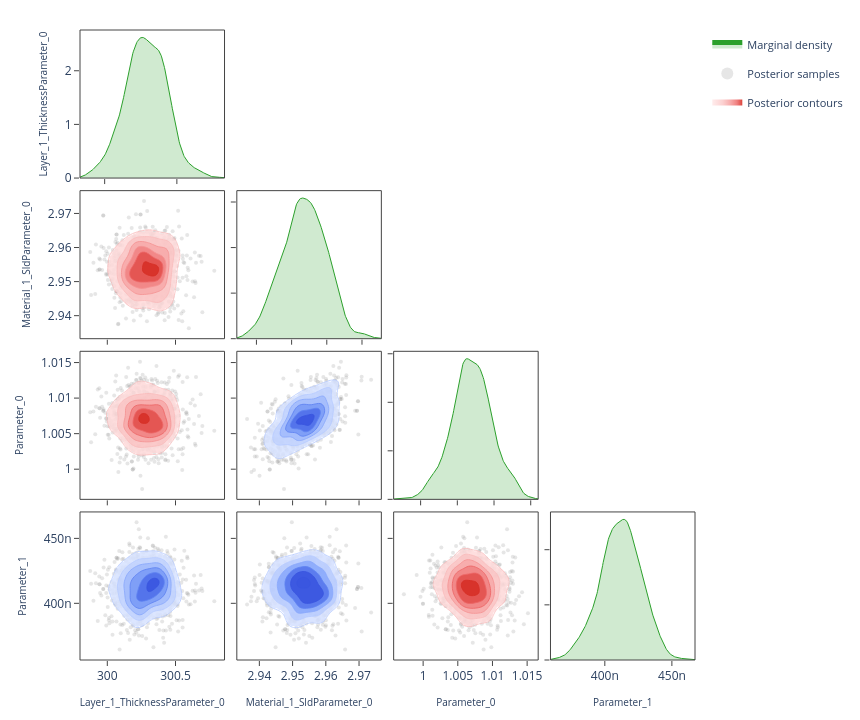

The code cell stored with this chart in its notebook:
### Code cell
# ---- Corner plot ------------------------------------------------------------
# Pairwise correlations: marginal density on the diagonal, scatter samples
# and 2-D contours on the lower triangle.  Mirrors the "Corner Plot" sub-tab.

fig = plot_corner(posterior.draws, posterior.param_names)
fig.show()

### Figure 1 — Plotly figure (JSON) as saved in the notebook; plotly's stock layout.template omitted (floating-point values rounded to 4 significant figures; data arrays with more than 128 entries replaced by an {"elided": "..."} marker saying what was removed)
{"data": [{"fill": "tozeroy", "fillcolor": "rgba(44, 160, 44, 0.22)", "hoverinfo": "skip", "legendgroup": "marginal", "line": {"color": "rgb(44, 160, 44)", "width": 1}, "mode": "lines", "name": "Marginal density", "showlegend": true, "type": "scatter", "x": {"elided": "256 float values"}, "xaxis": "x", "y": {"elided": "256 float values"}, "yaxis": "y"}, {"hoverinfo": "skip", "legendgroup": "scatter", "marker": {"color": "rgba(140, 140, 140, 0.22)", "size": 4}, "mode": "markers", "name": "Posterior samples", "showlegend": true, "type": "scatter", "x": {"elided": "800 float values"}, "xaxis": "x5", "y": {"elided": "800 float values"}, "yaxis": "y5", "zorder": 0}, {"colorscale": [[0.0, "rgba(255, 224, 224, 0.62)"], [0.35, "rgba(250, 188, 188, 0.70)"], [0.6, "rgba(245, 148, 148, 0.78)"], [0.82, "rgba(237, 104, 104, 0.84)"], [1.0, "rgba(215, 48, 39, 0.90)"]], "connectgaps": false, "contours": {"coloring": "fill", "end": 152.9, "showlabels": false, "showlines": false, "size": 24.14, "start": 32.19}, "hoverinfo": "skip", "legendgroup": "contour", "name": "Posterior contours", "showlegend": true, "showscale": false, "type": "contour", "x": [299.8, 299.8, 299.9, 299.9, 299.9, 299.9, 299.9, 299.9, 299.9, 299.9, 300.0, 300.0, 300.0, 300.0, 300.0, 300.0, 300.0, 300.0, 300.1, 300.1, 300.1, 300.1, 300.1, 300.1, 300.1, 300.1, 300.2, 300.2, 300.2, 300.2, 300.2, 300.2, 300.2, 300.2, 300.3, 300.3, 300.3, 300.3, 300.3, 300.3, 300.3, 300.3, 300.4, 300.4, 300.4, 300.4, 300.4, 300.4, 300.4, 300.4, 300.5, 300.5, 300.5, 300.5, 300.5, 300.5, 300.5, 300.6, 300.6, 300.6, 300.6, 300.6, 300.6, 300.6, 300.6, 300.7, 300.7, 300.7, 300.7, 300.7, 300.7, 300.7, 300.7, 300.8, 300.8, 300.8, 300.8, 300.8, 300.8, 300.8], "xaxis": "x5", "y": [2.934, 2.935, 2.935, 2.936, 2.937, 2.937, 2.938, 2.938, 2.939, 2.939, 2.94, 2.94, 2.941, 2.941, 2.942, 2.942, 2.943, 2.943, 2.944, 2.944, 2.945, 2.945, 2.946, 2.946, 2.947, 2.947, 2.948, 2.948, 2.949, 2.95, 2.95, 2.951, 2.951, 2.952, 2.952, 2.953, 2.953, 2.954, 2.954, 2.955, 2.955, 2.956, 2.956, 2.957, 2.957, 2.958, 2.958, 2.959, 2.959, 2.96, 2.96, 2.961, 2.961, 2.962, 2.963, 2.963, 2.964, 2.964, 2.965, 2.965, 2.966, 2.966, 2.967, 2.967, 2.968, 2.968, 2.969, 2.969, 2.97, 2.97, 2.971, 2.971, 2.972, 2.972, 2.973, 2.973, 2.974, 2.974, 2.975, 2.976], "yaxis": "y5", "z": {"elided": "80x80 float values"}, "zmax": 152.9, "zmin": 32.19, "zorder": 1}, {"colorscale": [[0.0, "rgba(250, 188, 188, 0.94)"], [0.35, "rgba(250, 188, 188, 0.94)"], [0.35, "rgba(245, 148, 148, 0.95)"], [0.6, "rgba(245, 148, 148, 0.95)"], [0.6, "rgba(237, 104, 104, 0.96)"], [0.82, "rgba(237, 104, 104, 0.96)"], [0.82, "rgba(215, 48, 39, 0.98)"], [1.0, "rgba(215, 48, 39, 0.98)"]], "contours": {"coloring": "lines", "end": 152.9, "showlabels": false, "size": 24.14, "start": 32.19}, "hoverinfo": "skip", "legendgroup": "contour", "line": {"width": 0.9}, "showlegend": false, "showscale": false, "type": "contour", "x": [299.8, 299.8, 299.9, 299.9, 299.9, 299.9, 299.9, 299.9, 299.9, 299.9, 300.0, 300.0, 300.0, 300.0, 300.0, 300.0, 300.0, 300.0, 300.1, 300.1, 300.1, 300.1, 300.1, 300.1, 300.1, 300.1, 300.2, 300.2, 300.2, 300.2, 300.2, 300.2, 300.2, 300.2, 300.3, 300.3, 300.3, 300.3, 300.3, 300.3, 300.3, 300.3, 300.4, 300.4, 300.4, 300.4, 300.4, 300.4, 300.4, 300.4, 300.5, 300.5, 300.5, 300.5, 300.5, 300.5, 300.5, 300.6, 300.6, 300.6, 300.6, 300.6, 300.6, 300.6, 300.6, 300.7, 300.7, 300.7, 300.7, 300.7, 300.7, 300.7, 300.7, 300.8, 300.8, 300.8, 300.8, 300.8, 300.8, 300.8], "xaxis": "x5", "y": [2.934, 2.935, 2.935, 2.936, 2.937, 2.937, 2.938, 2.938, 2.939, 2.939, 2.94, 2.94, 2.941, 2.941, 2.942, 2.942, 2.943, 2.943, 2.944, 2.944, 2.945, 2.945, 2.946, 2.946, 2.947, 2.947, 2.948, 2.948, 2.949, 2.95, 2.95, 2.951, 2.951, 2.952, 2.952, 2.953, 2.953, 2.954, 2.954, 2.955, 2.955, 2.956, 2.956, 2.957, 2.957, 2.958, 2.958, 2.959, 2.959, 2.96, 2.96, 2.961, 2.961, 2.962, 2.963, 2.963, 2.964, 2.964, 2.965, 2.965, 2.966, 2.966, 2.967, 2.967, 2.968, 2.968, 2.969, 2.969, 2.97, 2.97, 2.971, 2.971, 2.972, 2.972, 2.973, 2.973, 2.974, 2.974, 2.975, 2.976], "yaxis": "y5", "z": {"elided": "80x80 float values"}, "zmax": 152.9, "zmin": 32.19, "zorder": 2}, {"fill": "tozeroy", "fillcolor": "rgba(44, 160, 44, 0.22)", "hoverinfo": "skip", "legendgroup": "marginal", "line": {"color": "rgb(44, 160, 44)", "width": 1}, "mode": "lines", "name": "Marginal density", "showlegend": false, "type": "scatter", "x": {"elided": "256 float values"}, "xaxis": "x6", "y": {"elided": "256 float values"}, "yaxis": "y6"}, {"hoverinfo": "skip", "legendgroup": "scatter", "marker": {"color": "rgba(140, 140, 140, 0.22)", "size": 4}, "mode": "markers", "name": "Posterior samples", "showlegend": false, "type": "scatter", "x": {"elided": "800 float values"}, "xaxis": "x9", "y": {"elided": "800 float values"}, "yaxis": "y9", "zorder": 0}, {"colorscale": [[0.0, "rgba(255, 224, 224, 0.62)"], [0.35, "rgba(250, 188, 188, 0.70)"], [0.6, "rgba(245, 148, 148, 0.78)"], [0.82, "rgba(237, 104, 104, 0.84)"], [1.0, "rgba(215, 48, 39, 0.90)"]], "connectgaps": false, "contours": {"coloring": "fill", "end": 366.6, "showlabels": false, "showlines": false, "size": 57.88, "start": 77.17}, "hoverinfo": "skip", "legendgroup": "contour", "name": "Posterior contours", "showlegend": false, "showscale": false, "type": "contour", "x": [299.8, 299.8, 299.9, 299.9, 299.9, 299.9, 299.9, 299.9, 299.9, 299.9, 300.0, 300.0, 300.0, 300.0, 300.0, 300.0, 300.0, 300.0, 300.1, 300.1, 300.1, 300.1, 300.1, 300.1, 300.1, 300.1, 300.2, 300.2, 300.2, 300.2, 300.2, 300.2, 300.2, 300.2, 300.3, 300.3, 300.3, 300.3, 300.3, 300.3, 300.3, 300.3, 300.4, 300.4, 300.4, 300.4, 300.4, 300.4, 300.4, 300.4, 300.5, 300.5, 300.5, 300.5, 300.5, 300.5, 300.5, 300.6, 300.6, 300.6, 300.6, 300.6, 300.6, 300.6, 300.6, 300.7, 300.7, 300.7, 300.7, 300.7, 300.7, 300.7, 300.7, 300.8, 300.8, 300.8, 300.8, 300.8, 300.8, 300.8], "xaxis": "x9", "y": [0.9963, 0.9966, 0.9968, 0.9971, 0.9973, 0.9976, 0.9978, 0.9981, 0.9983, 0.9986, 0.9988, 0.9991, 0.9993, 0.9996, 0.9998, 1.0, 1.0, 1.001, 1.001, 1.001, 1.001, 1.002, 1.002, 1.002, 1.002, 1.003, 1.003, 1.003, 1.003, 1.004, 1.004, 1.004, 1.004, 1.005, 1.005, 1.005, 1.005, 1.006, 1.006, 1.006, 1.006, 1.007, 1.007, 1.007, 1.007, 1.008, 1.008, 1.008, 1.008, 1.009, 1.009, 1.009, 1.009, 1.01, 1.01, 1.01, 1.01, 1.011, 1.011, 1.011, 1.011, 1.012, 1.012, 1.012, 1.012, 1.013, 1.013, 1.013, 1.013, 1.014, 1.014, 1.014, 1.014, 1.015, 1.015, 1.015, 1.015, 1.016, 1.016, 1.016], "yaxis": "y9", "z": {"elided": "80x80 float values"}, "zmax": 366.6, "zmin": 77.17, "zorder": 1}, {"colorscale": [[0.0, "rgba(250, 188, 188, 0.94)"], [0.35, "rgba(250, 188, 188, 0.94)"], [0.35, "rgba(245, 148, 148, 0.95)"], [0.6, "rgba(245, 148, 148, 0.95)"], [0.6, "rgba(237, 104, 104, 0.96)"], [0.82, "rgba(237, 104, 104, 0.96)"], [0.82, "rgba(215, 48, 39, 0.98)"], [1.0, "rgba(215, 48, 39, 0.98)"]], "contours": {"coloring": "lines", "end": 366.6, "showlabels": false, "size": 57.88, "start": 77.17}, "hoverinfo": "skip", "legendgroup": "contour", "line": {"width": 0.9}, "showlegend": false, "showscale": false, "type": "contour", "x": [299.8, 299.8, 299.9, 299.9, 299.9, 299.9, 299.9, 299.9, 299.9, 299.9, 300.0, 300.0, 300.0, 300.0, 300.0, 300.0, 300.0, 300.0, 300.1, 300.1, 300.1, 300.1, 300.1, 300.1, 300.1, 300.1, 300.2, 300.2, 300.2, 300.2, 300.2, 300.2, 300.2, 300.2, 300.3, 300.3, 300.3, 300.3, 300.3, 300.3, 300.3, 300.3, 300.4, 300.4, 300.4, 300.4, 300.4, 300.4, 300.4, 300.4, 300.5, 300.5, 300.5, 300.5, 300.5, 300.5, 300.5, 300.6, 300.6, 300.6, 300.6, 300.6, 300.6, 300.6, 300.6, 300.7, 300.7, 300.7, 300.7, 300.7, 300.7, 300.7, 300.7, 300.8, 300.8, 300.8, 300.8, 300.8, 300.8, 300.8], "xaxis": "x9", "y": [0.9963, 0.9966, 0.9968, 0.9971, 0.9973, 0.9976, 0.9978, 0.9981, 0.9983, 0.9986, 0.9988, 0.9991, 0.9993, 0.9996, 0.9998, 1.0, 1.0, 1.001, 1.001, 1.001, 1.001, 1.002, 1.002, 1.002, 1.002, 1.003, 1.003, 1.003, 1.003, 1.004, 1.004, 1.004, 1.004, 1.005, 1.005, 1.005, 1.005, 1.006, 1.006, 1.006, 1.006, 1.007, 1.007, 1.007, 1.007, 1.008, 1.008, 1.008, 1.008, 1.009, 1.009, 1.009, 1.009, 1.01, 1.01, 1.01, 1.01, 1.011, 1.011, 1.011, 1.011, 1.012, 1.012, 1.012, 1.012, 1.013, 1.013, 1.013, 1.013, 1.014, 1.014, 1.014, 1.014, 1.015, 1.015, 1.015, 1.015, 1.016, 1.016, 1.016], "yaxis": "y9", "z": {"elided": "80x80 float values"}, "zmax": 366.6, "zmin": 77.17, "zorder": 2}, {"hoverinfo": "skip", "legendgroup": "scatter", "marker": {"color": "rgba(140, 140, 140, 0.22)", "size": 4}, "mode": "markers", "name": "Posterior samples", "showlegend": false, "type": "scatter", "x": {"elided": "800 float values"}, "xaxis": "x10", "y": {"elided": "800 float values"}, "yaxis": "y10", "zorder": 0}, {"colorscale": [[0.0, "rgba(224, 233, 255, 0.62)"], [0.35, "rgba(183, 203, 255, 0.70)"], [0.6, "rgba(138, 169, 252, 0.78)"], [0.82, "rgba(96, 131, 242, 0.84)"], [1.0, "rgba(58, 86, 224, 0.90)"]], "connectgaps": false, "contours": {"coloring": "fill", "end": 10000.0, "showlabels": false, "showlines": false, "size": 1579.0, "start": 2105.0}, "hoverinfo": "skip", "legendgroup": "contour", "name": "Posterior contours", "showlegend": false, "showscale": false, "type": "contour", "x": [2.934, 2.935, 2.935, 2.936, 2.937, 2.937, 2.938, 2.938, 2.939, 2.939, 2.94, 2.94, 2.941, 2.941, 2.942, 2.942, 2.943, 2.943, 2.944, 2.944, 2.945, 2.945, 2.946, 2.946, 2.947, 2.947, 2.948, 2.948, 2.949, 2.95, 2.95, 2.951, 2.951, 2.952, 2.952, 2.953, 2.953, 2.954, 2.954, 2.955, 2.955, 2.956, 2.956, 2.957, 2.957, 2.958, 2.958, 2.959, 2.959, 2.96, 2.96, 2.961, 2.961, 2.962, 2.963, 2.963, 2.964, 2.964, 2.965, 2.965, 2.966, 2.966, 2.967, 2.967, 2.968, 2.968, 2.969, 2.969, 2.97, 2.97, 2.971, 2.971, 2.972, 2.972, 2.973, 2.973, 2.974, 2.974, 2.975, 2.976], "xaxis": "x10", "y": [0.9963, 0.9966, 0.9968, 0.9971, 0.9973, 0.9976, 0.9978, 0.9981, 0.9983, 0.9986, 0.9988, 0.9991, 0.9993, 0.9996, 0.9998, 1.0, 1.0, 1.001, 1.001, 1.001, 1.001, 1.002, 1.002, 1.002, 1.002, 1.003, 1.003, 1.003, 1.003, 1.004, 1.004, 1.004, 1.004, 1.005, 1.005, 1.005, 1.005, 1.006, 1.006, 1.006, 1.006, 1.007, 1.007, 1.007, 1.007, 1.008, 1.008, 1.008, 1.008, 1.009, 1.009, 1.009, 1.009, 1.01, 1.01, 1.01, 1.01, 1.011, 1.011, 1.011, 1.011, 1.012, 1.012, 1.012, 1.012, 1.013, 1.013, 1.013, 1.013, 1.014, 1.014, 1.014, 1.014, 1.015, 1.015, 1.015, 1.015, 1.016, 1.016, 1.016], "yaxis": "y10", "z": {"elided": "80x80 float values"}, "zmax": 10000.0, "zmin": 2105.0, "zorder": 1}, {"colorscale": [[0.0, "rgba(183, 203, 255, 0.94)"], [0.35, "rgba(183, 203, 255, 0.94)"], [0.35, "rgba(138, 169, 252, 0.95)"], [0.6, "rgba(138, 169, 252, 0.95)"], [0.6, "rgba(96, 131, 242, 0.96)"], [0.82, "rgba(96, 131, 242, 0.96)"], [0.82, "rgba(58, 86, 224, 0.98)"], [1.0, "rgba(58, 86, 224, 0.98)"]], "contours": {"coloring": "lines", "end": 10000.0, "showlabels": false, "size": 1579.0, "start": 2105.0}, "hoverinfo": "skip", "legendgroup": "contour", "line": {"width": 0.9}, "showlegend": false, "showscale": false, "type": "contour", "x": [2.934, 2.935, 2.935, 2.936, 2.937, 2.937, 2.938, 2.938, 2.939, 2.939, 2.94, 2.94, 2.941, 2.941, 2.942, 2.942, 2.943, 2.943, 2.944, 2.944, 2.945, 2.945, 2.946, 2.946, 2.947, 2.947, 2.948, 2.948, 2.949, 2.95, 2.95, 2.951, 2.951, 2.952, 2.952, 2.953, 2.953, 2.954, 2.954, 2.955, 2.955, 2.956, 2.956, 2.957, 2.957, 2.958, 2.958, 2.959, 2.959, 2.96, 2.96, 2.961, 2.961, 2.962, 2.963, 2.963, 2.964, 2.964, 2.965, 2.965, 2.966, 2.966, 2.967, 2.967, 2.968, 2.968, 2.969, 2.969, 2.97, 2.97, 2.971, 2.971, 2.972, 2.972, 2.973, 2.973, 2.974, 2.974, 2.975, 2.976], "xaxis": "x10", "y": [0.9963, 0.9966, 0.9968, 0.9971, 0.9973, 0.9976, 0.9978, 0.9981, 0.9983, 0.9986, 0.9988, 0.9991, 0.9993, 0.9996, 0.9998, 1.0, 1.0, 1.001, 1.001, 1.001, 1.001, 1.002, 1.002, 1.002, 1.002, 1.003, 1.003, 1.003, 1.003, 1.004, 1.004, 1.004, 1.004, 1.005, 1.005, 1.005, 1.005, 1.006, 1.006, 1.006, 1.006, 1.007, 1.007, 1.007, 1.007, 1.008, 1.008, 1.008, 1.008, 1.009, 1.009, 1.009, 1.009, 1.01, 1.01, 1.01, 1.01, 1.011, 1.011, 1.011, 1.011, 1.012, 1.012, 1.012, 1.012, 1.013, 1.013, 1.013, 1.013, 1.014, 1.014, 1.014, 1.014, 1.015, 1.015, 1.015, 1.015, 1.016, 1.016, 1.016], "yaxis": "y10", "z": {"elided": "80x80 float values"}, "zmax": 10000.0, "zmin": 2105.0, "zorder": 2}, {"fill": "tozeroy", "fillcolor": "rgba(44, 160, 44, 0.22)", "hoverinfo": "skip", "legendgroup": "marginal", "line": {"color": "rgb(44, 160, 44)", "width": 1}, "mode": "lines", "name": "Marginal density", "showlegend": false, "type": "scatter", "x": {"elided": "256 float values"}, "xaxis": "x11", "y": {"elided": "256 float values"}, "yaxis": "y11"}, {"hoverinfo": "skip", "legendgroup": "scatter", "marker": {"color": "rgba(140, 140, 140, 0.22)", "size": 4}, "mode": "markers", "name": "Posterior samples", "showlegend": false, "type": "scatter", "x": {"elided": "800 float values"}, "xaxis": "x13", "y": {"elided": "800 float values"}, "yaxis": "y13", "zorder": 0}, {"colorscale": [[0.0, "rgba(224, 233, 255, 0.62)"], [0.35, "rgba(183, 203, 255, 0.70)"], [0.6, "rgba(138, 169, 252, 0.78)"], [0.82, "rgba(96, 131, 242, 0.84)"], [1.0, "rgba(58, 86, 224, 0.90)"]], "connectgaps": false, "contours": {"coloring": "fill", "end": 64190000.0, "showlabels": false, "showlines": false, "size": 10130000.0, "start": 13510000.0}, "hoverinfo": "skip", "legendgroup": "contour", "name": "Posterior contours", "showlegend": false, "showscale": false, "type": "contour", "x": [299.8, 299.8, 299.9, 299.9, 299.9, 299.9, 299.9, 299.9, 299.9, 299.9, 300.0, 300.0, 300.0, 300.0, 300.0, 300.0, 300.0, 300.0, 300.1, 300.1, 300.1, 300.1, 300.1, 300.1, 300.1, 300.1, 300.2, 300.2, 300.2, 300.2, 300.2, 300.2, 300.2, 300.2, 300.3, 300.3, 300.3, 300.3, 300.3, 300.3, 300.3, 300.3, 300.4, 300.4, 300.4, 300.4, 300.4, 300.4, 300.4, 300.4, 300.5, 300.5, 300.5, 300.5, 300.5, 300.5, 300.5, 300.6, 300.6, 300.6, 300.6, 300.6, 300.6, 300.6, 300.6, 300.7, 300.7, 300.7, 300.7, 300.7, 300.7, 300.7, 300.7, 300.8, 300.8, 300.8, 300.8, 300.8, 300.8, 300.8], "xaxis": "x13", "y": [3.595e-07, 3.608e-07, 3.622e-07, 3.636e-07, 3.649e-07, 3.663e-07, 3.677e-07, 3.69e-07, 3.704e-07, 3.718e-07, 3.731e-07, 3.745e-07, 3.758e-07, 3.772e-07, 3.786e-07, 3.799e-07, 3.813e-07, 3.827e-07, 3.84e-07, 3.854e-07, 3.868e-07, 3.881e-07, 3.895e-07, 3.908e-07, 3.922e-07, 3.936e-07, 3.949e-07, 3.963e-07, 3.977e-07, 3.99e-07, 4.004e-07, 4.018e-07, 4.031e-07, 4.045e-07, 4.059e-07, 4.072e-07, 4.086e-07, 4.099e-07, 4.113e-07, 4.127e-07, 4.14e-07, 4.154e-07, 4.168e-07, 4.181e-07, 4.195e-07, 4.209e-07, 4.222e-07, 4.236e-07, 4.25e-07, 4.263e-07, 4.277e-07, 4.29e-07, 4.304e-07, 4.318e-07, 4.331e-07, 4.345e-07, 4.359e-07, 4.372e-07, 4.386e-07, 4.4e-07, 4.413e-07, 4.427e-07, 4.44e-07, 4.454e-07, 4.468e-07, 4.481e-07, 4.495e-07, 4.509e-07, 4.522e-07, 4.536e-07, 4.55e-07, 4.563e-07, 4.577e-07, 4.591e-07, 4.604e-07, 4.618e-07, 4.631e-07, 4.645e-07, 4.659e-07, 4.672e-07], "yaxis": "y13", "z": {"elided": "80x80 float values"}, "zmax": 64190000.0, "zmin": 13510000.0, "zorder": 1}, {"colorscale": [[0.0, "rgba(183, 203, 255, 0.94)"], [0.35, "rgba(183, 203, 255, 0.94)"], [0.35, "rgba(138, 169, 252, 0.95)"], [0.6, "rgba(138, 169, 252, 0.95)"], [0.6, "rgba(96, 131, 242, 0.96)"], [0.82, "rgba(96, 131, 242, 0.96)"], [0.82, "rgba(58, 86, 224, 0.98)"], [1.0, "rgba(58, 86, 224, 0.98)"]], "contours": {"coloring": "lines", "end": 64190000.0, "showlabels": false, "size": 10130000.0, "start": 13510000.0}, "hoverinfo": "skip", "legendgroup": "contour", "line": {"width": 0.9}, "showlegend": false, "showscale": false, "type": "contour", "x": [299.8, 299.8, 299.9, 299.9, 299.9, 299.9, 299.9, 299.9, 299.9, 299.9, 300.0, 300.0, 300.0, 300.0, 300.0, 300.0, 300.0, 300.0, 300.1, 300.1, 300.1, 300.1, 300.1, 300.1, 300.1, 300.1, 300.2, 300.2, 300.2, 300.2, 300.2, 300.2, 300.2, 300.2, 300.3, 300.3, 300.3, 300.3, 300.3, 300.3, 300.3, 300.3, 300.4, 300.4, 300.4, 300.4, 300.4, 300.4, 300.4, 300.4, 300.5, 300.5, 300.5, 300.5, 300.5, 300.5, 300.5, 300.6, 300.6, 300.6, 300.6, 300.6, 300.6, 300.6, 300.6, 300.7, 300.7, 300.7, 300.7, 300.7, 300.7, 300.7, 300.7, 300.8, 300.8, 300.8, 300.8, 300.8, 300.8, 300.8], "xaxis": "x13", "y": [3.595e-07, 3.608e-07, 3.622e-07, 3.636e-07, 3.649e-07, 3.663e-07, 3.677e-07, 3.69e-07, 3.704e-07, 3.718e-07, 3.731e-07, 3.745e-07, 3.758e-07, 3.772e-07, 3.786e-07, 3.799e-07, 3.813e-07, 3.827e-07, 3.84e-07, 3.854e-07, 3.868e-07, 3.881e-07, 3.895e-07, 3.908e-07, 3.922e-07, 3.936e-07, 3.949e-07, 3.963e-07, 3.977e-07, 3.99e-07, 4.004e-07, 4.018e-07, 4.031e-07, 4.045e-07, 4.059e-07, 4.072e-07, 4.086e-07, 4.099e-07, 4.113e-07, 4.127e-07, 4.14e-07, 4.154e-07, 4.168e-07, 4.181e-07, 4.195e-07, 4.209e-07, 4.222e-07, 4.236e-07, 4.25e-07, 4.263e-07, 4.277e-07, 4.29e-07, 4.304e-07, 4.318e-07, 4.331e-07, 4.345e-07, 4.359e-07, 4.372e-07, 4.386e-07, 4.4e-07, 4.413e-07, 4.427e-07, 4.44e-07, 4.454e-07, 4.468e-07, 4.481e-07, 4.495e-07, 4.509e-07, 4.522e-07, 4.536e-07, 4.55e-07, 4.563e-07, 4.577e-07, 4.591e-07, 4.604e-07, 4.618e-07, 4.631e-07, 4.645e-07, 4.659e-07, 4.672e-07], "yaxis": "y13", "z": {"elided": "80x80 float values"}, "zmax": 64190000.0, "zmin": 13510000.0, "zorder": 2}, {"hoverinfo": "skip", "legendgroup": "scatter", "marker": {"color": "rgba(140, 140, 140, 0.22)", "size": 4}, "mode": "markers", "name": "Posterior samples", "showlegend": false, "type": "scatter", "x": {"elided": "800 float values"}, "xaxis": "x14", "y": {"elided": "800 float values"}, "yaxis": "y14", "zorder": 0}, {"colorscale": [[0.0, "rgba(224, 233, 255, 0.62)"], [0.35, "rgba(183, 203, 255, 0.70)"], [0.6, "rgba(138, 169, 252, 0.78)"], [0.82, "rgba(96, 131, 242, 0.84)"], [1.0, "rgba(58, 86, 224, 0.90)"]], "connectgaps": false, "contours": {"coloring": "fill", "end": 1414000000.0, "showlabels": false, "showlines": false, "size": 223300000.0, "start": 297700000.0}, "hoverinfo": "skip", "legendgroup": "contour", "name": "Posterior contours", "showlegend": false, "showscale": false, "type": "contour", "x": [2.934, 2.935, 2.935, 2.936, 2.937, 2.937, 2.938, 2.938, 2.939, 2.939, 2.94, 2.94, 2.941, 2.941, 2.942, 2.942, 2.943, 2.943, 2.944, 2.944, 2.945, 2.945, 2.946, 2.946, 2.947, 2.947, 2.948, 2.948, 2.949, 2.95, 2.95, 2.951, 2.951, 2.952, 2.952, 2.953, 2.953, 2.954, 2.954, 2.955, 2.955, 2.956, 2.956, 2.957, 2.957, 2.958, 2.958, 2.959, 2.959, 2.96, 2.96, 2.961, 2.961, 2.962, 2.963, 2.963, 2.964, 2.964, 2.965, 2.965, 2.966, 2.966, 2.967, 2.967, 2.968, 2.968, 2.969, 2.969, 2.97, 2.97, 2.971, 2.971, 2.972, 2.972, 2.973, 2.973, 2.974, 2.974, 2.975, 2.976], "xaxis": "x14", "y": [3.595e-07, 3.608e-07, 3.622e-07, 3.636e-07, 3.649e-07, 3.663e-07, 3.677e-07, 3.69e-07, 3.704e-07, 3.718e-07, 3.731e-07, 3.745e-07, 3.758e-07, 3.772e-07, 3.786e-07, 3.799e-07, 3.813e-07, 3.827e-07, 3.84e-07, 3.854e-07, 3.868e-07, 3.881e-07, 3.895e-07, 3.908e-07, 3.922e-07, 3.936e-07, 3.949e-07, 3.963e-07, 3.977e-07, 3.99e-07, 4.004e-07, 4.018e-07, 4.031e-07, 4.045e-07, 4.059e-07, 4.072e-07, 4.086e-07, 4.099e-07, 4.113e-07, 4.127e-07, 4.14e-07, 4.154e-07, 4.168e-07, 4.181e-07, 4.195e-07, 4.209e-07, 4.222e-07, 4.236e-07, 4.25e-07, 4.263e-07, 4.277e-07, 4.29e-07, 4.304e-07, 4.318e-07, 4.331e-07, 4.345e-07, 4.359e-07, 4.372e-07, 4.386e-07, 4.4e-07, 4.413e-07, 4.427e-07, 4.44e-07, 4.454e-07, 4.468e-07, 4.481e-07, 4.495e-07, 4.509e-07, 4.522e-07, 4.536e-07, 4.55e-07, 4.563e-07, 4.577e-07, 4.591e-07, 4.604e-07, 4.618e-07, 4.631e-07, 4.645e-07, 4.659e-07, 4.672e-07], "yaxis": "y14", "z": {"elided": "80x80 float values"}, "zmax": 1414000000.0, "zmin": 297700000.0, "zorder": 1}, {"colorscale": [[0.0, "rgba(183, 203, 255, 0.94)"], [0.35, "rgba(183, 203, 255, 0.94)"], [0.35, "rgba(138, 169, 252, 0.95)"], [0.6, "rgba(138, 169, 252, 0.95)"], [0.6, "rgba(96, 131, 242, 0.96)"], [0.82, "rgba(96, 131, 242, 0.96)"], [0.82, "rgba(58, 86, 224, 0.98)"], [1.0, "rgba(58, 86, 224, 0.98)"]], "contours": {"coloring": "lines", "end": 1414000000.0, "showlabels": false, "size": 223300000.0, "start": 297700000.0}, "hoverinfo": "skip", "legendgroup": "contour", "line": {"width": 0.9}, "showlegend": false, "showscale": false, "type": "contour", "x": [2.934, 2.935, 2.935, 2.936, 2.937, 2.937, 2.938, 2.938, 2.939, 2.939, 2.94, 2.94, 2.941, 2.941, 2.942, 2.942, 2.943, 2.943, 2.944, 2.944, 2.945, 2.945, 2.946, 2.946, 2.947, 2.947, 2.948, 2.948, 2.949, 2.95, 2.95, 2.951, 2.951, 2.952, 2.952, 2.953, 2.953, 2.954, 2.954, 2.955, 2.955, 2.956, 2.956, 2.957, 2.957, 2.958, 2.958, 2.959, 2.959, 2.96, 2.96, 2.961, 2.961, 2.962, 2.963, 2.963, 2.964, 2.964, 2.965, 2.965, 2.966, 2.966, 2.967, 2.967, 2.968, 2.968, 2.969, 2.969, 2.97, 2.97, 2.971, 2.971, 2.972, 2.972, 2.973, 2.973, 2.974, 2.974, 2.975, 2.976], "xaxis": "x14", "y": [3.595e-07, 3.608e-07, 3.622e-07, 3.636e-07, 3.649e-07, 3.663e-07, 3.677e-07, 3.69e-07, 3.704e-07, 3.718e-07, 3.731e-07, 3.745e-07, 3.758e-07, 3.772e-07, 3.786e-07, 3.799e-07, 3.813e-07, 3.827e-07, 3.84e-07, 3.854e-07, 3.868e-07, 3.881e-07, 3.895e-07, 3.908e-07, 3.922e-07, 3.936e-07, 3.949e-07, 3.963e-07, 3.977e-07, 3.99e-07, 4.004e-07, 4.018e-07, 4.031e-07, 4.045e-07, 4.059e-07, 4.072e-07, 4.086e-07, 4.099e-07, 4.113e-07, 4.127e-07, 4.14e-07, 4.154e-07, 4.168e-07, 4.181e-07, 4.195e-07, 4.209e-07, 4.222e-07, 4.236e-07, 4.25e-07, 4.263e-07, 4.277e-07, 4.29e-07, 4.304e-07, 4.318e-07, 4.331e-07, 4.345e-07, 4.359e-07, 4.372e-07, 4.386e-07, 4.4e-07, 4.413e-07, 4.427e-07, 4.44e-07, 4.454e-07, 4.468e-07, 4.481e-07, 4.495e-07, 4.509e-07, 4.522e-07, 4.536e-07, 4.55e-07, 4.563e-07, 4.577e-07, 4.591e-07, 4.604e-07, 4.618e-07, 4.631e-07, 4.645e-07, 4.659e-07, 4.672e-07], "yaxis": "y14", "z": {"elided": "80x80 float values"}, "zmax": 1414000000.0, "zmin": 297700000.0, "zorder": 2}, {"hoverinfo": "skip", "legendgroup": "scatter", "marker": {"color": "rgba(140, 140, 140, 0.22)", "size": 4}, "mode": "markers", "name": "Posterior samples", "showlegend": false, "type": "scatter", "x": {"elided": "800 float values"}, "xaxis": "x15", "y": {"elided": "800 float values"}, "yaxis": "y15", "zorder": 0}, {"colorscale": [[0.0, "rgba(255, 224, 224, 0.62)"], [0.35, "rgba(250, 188, 188, 0.70)"], [0.6, "rgba(245, 148, 148, 0.78)"], [0.82, "rgba(237, 104, 104, 0.84)"], [1.0, "rgba(215, 48, 39, 0.90)"]], "connectgaps": false, "contours": {"coloring": "fill", "end": 3208000000.0, "showlabels": false, "showlines": false, "size": 506500000.0, "start": 675400000.0}, "hoverinfo": "skip", "legendgroup": "contour", "name": "Posterior contours", "showlegend": false, "showscale": false, "type": "contour", "x": [0.9963, 0.9966, 0.9968, 0.9971, 0.9973, 0.9976, 0.9978, 0.9981, 0.9983, 0.9986, 0.9988, 0.9991, 0.9993, 0.9996, 0.9998, 1.0, 1.0, 1.001, 1.001, 1.001, 1.001, 1.002, 1.002, 1.002, 1.002, 1.003, 1.003, 1.003, 1.003, 1.004, 1.004, 1.004, 1.004, 1.005, 1.005, 1.005, 1.005, 1.006, 1.006, 1.006, 1.006, 1.007, 1.007, 1.007, 1.007, 1.008, 1.008, 1.008, 1.008, 1.009, 1.009, 1.009, 1.009, 1.01, 1.01, 1.01, 1.01, 1.011, 1.011, 1.011, 1.011, 1.012, 1.012, 1.012, 1.012, 1.013, 1.013, 1.013, 1.013, 1.014, 1.014, 1.014, 1.014, 1.015, 1.015, 1.015, 1.015, 1.016, 1.016, 1.016], "xaxis": "x15", "y": [3.595e-07, 3.608e-07, 3.622e-07, 3.636e-07, 3.649e-07, 3.663e-07, 3.677e-07, 3.69e-07, 3.704e-07, 3.718e-07, 3.731e-07, 3.745e-07, 3.758e-07, 3.772e-07, 3.786e-07, 3.799e-07, 3.813e-07, 3.827e-07, 3.84e-07, 3.854e-07, 3.868e-07, 3.881e-07, 3.895e-07, 3.908e-07, 3.922e-07, 3.936e-07, 3.949e-07, 3.963e-07, 3.977e-07, 3.99e-07, 4.004e-07, 4.018e-07, 4.031e-07, 4.045e-07, 4.059e-07, 4.072e-07, 4.086e-07, 4.099e-07, 4.113e-07, 4.127e-07, 4.14e-07, 4.154e-07, 4.168e-07, 4.181e-07, 4.195e-07, 4.209e-07, 4.222e-07, 4.236e-07, 4.25e-07, 4.263e-07, 4.277e-07, 4.29e-07, 4.304e-07, 4.318e-07, 4.331e-07, 4.345e-07, 4.359e-07, 4.372e-07, 4.386e-07, 4.4e-07, 4.413e-07, 4.427e-07, 4.44e-07, 4.454e-07, 4.468e-07, 4.481e-07, 4.495e-07, 4.509e-07, 4.522e-07, 4.536e-07, 4.55e-07, 4.563e-07, 4.577e-07, 4.591e-07, 4.604e-07, 4.618e-07, 4.631e-07, 4.645e-07, 4.659e-07, 4.672e-07], "yaxis": "y15", "z": {"elided": "80x80 float values"}, "zmax": 3208000000.0, "zmin": 675400000.0, "zorder": 1}, {"colorscale": [[0.0, "rgba(250, 188, 188, 0.94)"], [0.35, "rgba(250, 188, 188, 0.94)"], [0.35, "rgba(245, 148, 148, 0.95)"], [0.6, "rgba(245, 148, 148, 0.95)"], [0.6, "rgba(237, 104, 104, 0.96)"], [0.82, "rgba(237, 104, 104, 0.96)"], [0.82, "rgba(215, 48, 39, 0.98)"], [1.0, "rgba(215, 48, 39, 0.98)"]], "contours": {"coloring": "lines", "end": 3208000000.0, "showlabels": false, "size": 506500000.0, "start": 675400000.0}, "hoverinfo": "skip", "legendgroup": "contour", "line": {"width": 0.9}, "showlegend": false, "showscale": false, "type": "contour", "x": [0.9963, 0.9966, 0.9968, 0.9971, 0.9973, 0.9976, 0.9978, 0.9981, 0.9983, 0.9986, 0.9988, 0.9991, 0.9993, 0.9996, 0.9998, 1.0, 1.0, 1.001, 1.001, 1.001, 1.001, 1.002, 1.002, 1.002, 1.002, 1.003, 1.003, 1.003, 1.003, 1.004, 1.004, 1.004, 1.004, 1.005, 1.005, 1.005, 1.005, 1.006, 1.006, 1.006, 1.006, 1.007, 1.007, 1.007, 1.007, 1.008, 1.008, 1.008, 1.008, 1.009, 1.009, 1.009, 1.009, 1.01, 1.01, 1.01, 1.01, 1.011, 1.011, 1.011, 1.011, 1.012, 1.012, 1.012, 1.012, 1.013, 1.013, 1.013, 1.013, 1.014, 1.014, 1.014, 1.014, 1.015, 1.015, 1.015, 1.015, 1.016, 1.016, 1.016], "xaxis": "x15", "y": [3.595e-07, 3.608e-07, 3.622e-07, 3.636e-07, 3.649e-07, 3.663e-07, 3.677e-07, 3.69e-07, 3.704e-07, 3.718e-07, 3.731e-07, 3.745e-07, 3.758e-07, 3.772e-07, 3.786e-07, 3.799e-07, 3.813e-07, 3.827e-07, 3.84e-07, 3.854e-07, 3.868e-07, 3.881e-07, 3.895e-07, 3.908e-07, 3.922e-07, 3.936e-07, 3.949e-07, 3.963e-07, 3.977e-07, 3.99e-07, 4.004e-07, 4.018e-07, 4.031e-07, 4.045e-07, 4.059e-07, 4.072e-07, 4.086e-07, 4.099e-07, 4.113e-07, 4.127e-07, 4.14e-07, 4.154e-07, 4.168e-07, 4.181e-07, 4.195e-07, 4.209e-07, 4.222e-07, 4.236e-07, 4.25e-07, 4.263e-07, 4.277e-07, 4.29e-07, 4.304e-07, 4.318e-07, 4.331e-07, 4.345e-07, 4.359e-07, 4.372e-07, 4.386e-07, 4.4e-07, 4.413e-07, 4.427e-07, 4.44e-07, 4.454e-07, 4.468e-07, 4.481e-07, 4.495e-07, 4.509e-07, 4.522e-07, 4.536e-07, 4.55e-07, 4.563e-07, 4.577e-07, 4.591e-07, 4.604e-07, 4.618e-07, 4.631e-07, 4.645e-07, 4.659e-07, 4.672e-07], "yaxis": "y15", "z": {"elided": "80x80 float values"}, "zmax": 3208000000.0, "zmin": 675400000.0, "zorder": 2}, {"fill": "tozeroy", "fillcolor": "rgba(44, 160, 44, 0.22)", "hoverinfo": "skip", "legendgroup": "marginal", "line": {"color": "rgb(44, 160, 44)", "width": 1}, "mode": "lines", "name": "Marginal density", "showlegend": false, "type": "scatter", "x": {"elided": "256 float values"}, "xaxis": "x16", "y": {"elided": "256 float values"}, "yaxis": "y16"}], "layout": {"height": 720, "legend": {"font": {"size": 11}, "itemsizing": "constant", "orientation": "v", "x": 1.02, "xanchor": "left", "y": 1.0, "yanchor": "top"}, "margin": {"b": 60, "l": 80, "r": 160, "t": 30}, "plot_bgcolor": "white", "shapes": [{"fillcolor": "rgba(0,0,0,0)", "layer": "above", "line": {"color": "#444", "width": 1}, "type": "rect", "x0": 0, "x1": 1, "xref": "x domain", "y0": 0, "y1": 1, "yref": "y domain"}, {"fillcolor": "rgba(0,0,0,0)", "layer": "above", "line": {"color": "#444", "width": 1}, "type": "rect", "x0": 0, "x1": 1, "xref": "x5 domain", "y0": 0, "y1": 1, "yref": "y5 domain"}, {"fillcolor": "rgba(0,0,0,0)", "layer": "above", "line": {"color": "#444", "width": 1}, "type": "rect", "x0": 0, "x1": 1, "xref": "x6 domain", "y0": 0, "y1": 1, "yref": "y6 domain"}, {"fillcolor": "rgba(0,0,0,0)", "layer": "above", "line": {"color": "#444", "width": 1}, "type": "rect", "x0": 0, "x1": 1, "xref": "x9 domain", "y0": 0, "y1": 1, "yref": "y9 domain"}, {"fillcolor": "rgba(0,0,0,0)", "layer": "above", "line": {"color": "#444", "width": 1}, "type": "rect", "x0": 0, "x1": 1, "xref": "x10 domain", "y0": 0, "y1": 1, "yref": "y10 domain"}, {"fillcolor": "rgba(0,0,0,0)", "layer": "above", "line": {"color": "#444", "width": 1}, "type": "rect", "x0": 0, "x1": 1, "xref": "x11 domain", "y0": 0, "y1": 1, "yref": "y11 domain"}, {"fillcolor": "rgba(0,0,0,0)", "layer": "above", "line": {"color": "#444", "width": 1}, "type": "rect", "x0": 0, "x1": 1, "xref": "x13 domain", "y0": 0, "y1": 1, "yref": "y13 domain"}, {"fillcolor": "rgba(0,0,0,0)", "layer": "above", "line": {"color": "#444", "width": 1}, "type": "rect", "x0": 0, "x1": 1, "xref": "x14 domain", "y0": 0, "y1": 1, "yref": "y14 domain"}, {"fillcolor": "rgba(0,0,0,0)", "layer": "above", "line": {"color": "#444", "width": 1}, "type": "rect", "x0": 0, "x1": 1, "xref": "x15 domain", "y0": 0, "y1": 1, "yref": "y15 domain"}, {"fillcolor": "rgba(0,0,0,0)", "layer": "above", "line": {"color": "#444", "width": 1}, "type": "rect", "x0": 0, "x1": 1, "xref": "x16 domain", "y0": 0, "y1": 1, "yref": "y16 domain"}], "showlegend": true, "width": 860, "xaxis": {"anchor": "y", "domain": [0.0, 0.235], "showgrid": false, "showticklabels": false, "ticks": "outside", "zeroline": false}, "xaxis10": {"anchor": "y10", "domain": [0.255, 0.49], "showgrid": false, "showticklabels": false, "ticks": "outside", "zeroline": false}, "xaxis11": {"anchor": "y11", "domain": [0.51, 0.745], "showgrid": false, "showticklabels": false, "ticks": "outside", "zeroline": false}, "xaxis12": {"anchor": "y12", "domain": [0.765, 1.0], "showgrid": false, "ticks": "outside", "visible": false, "zeroline": false}, "xaxis13": {"anchor": "y13", "domain": [0.0, 0.235], "showgrid": false, "ticks": "outside", "title": {"font": {"size": 10}, "text": "Layer_1_ThicknessParameter_0"}, "zeroline": false}, "xaxis14": {"anchor": "y14", "domain": [0.255, 0.49], "showgrid": false, "ticks": "outside", "title": {"font": {"size": 10}, "text": "Material_1_SldParameter_0"}, "zeroline": false}, "xaxis15": {"anchor": "y15", "domain": [0.51, 0.745], "showgrid": false, "ticks": "outside", "title": {"font": {"size": 10}, "text": "Parameter_0"}, "zeroline": false}, "xaxis16": {"anchor": "y16", "domain": [0.765, 1.0], "showgrid": false, "ticks": "outside", "title": {"font": {"size": 10}, "text": "Parameter_1"}, "zeroline": false}, "xaxis2": {"anchor": "y2", "domain": [0.255, 0.49], "showgrid": false, "ticks": "outside", "visible": false, "zeroline": false}, "xaxis3": {"anchor": "y3", "domain": [0.51, 0.745], "showgrid": false, "ticks": "outside", "visible": false, "zeroline": false}, "xaxis4": {"anchor": "y4", "domain": [0.765, 1.0], "showgrid": false, "ticks": "outside", "visible": false, "zeroline": false}, "xaxis5": {"anchor": "y5", "domain": [0.0, 0.235], "showgrid": false, "showticklabels": false, "ticks": "outside", "zeroline": false}, "xaxis6": {"anchor": "y6", "domain": [0.255, 0.49], "showgrid": false, "showticklabels": false, "ticks": "outside", "zeroline": false}, "xaxis7": {"anchor": "y7", "domain": [0.51, 0.745], "showgrid": false, "ticks": "outside", "visible": false, "zeroline": false}, "xaxis8": {"anchor": "y8", "domain": [0.765, 1.0], "showgrid": false, "ticks": "outside", "visible": false, "zeroline": false}, "xaxis9": {"anchor": "y9", "domain": [0.0, 0.235], "showgrid": false, "showticklabels": false, "ticks": "outside", "zeroline": false}, "yaxis": {"anchor": "x", "domain": [0.765, 1.0], "showgrid": false, "ticks": "outside", "title": {"font": {"size": 10}, "text": "Layer_1_ThicknessParameter_0"}, "zeroline": false}, "yaxis10": {"anchor": "x10", "domain": [0.255, 0.49], "showgrid": false, "showticklabels": false, "ticks": "outside", "zeroline": false}, "yaxis11": {"anchor": "x11", "domain": [0.255, 0.49], "showgrid": false, "showticklabels": false, "ticks": "outside", "zeroline": false}, "yaxis12": {"anchor": "x12", "domain": [0.255, 0.49], "showgrid": false, "ticks": "outside", "visible": false, "zeroline": false}, "yaxis13": {"anchor": "x13", "domain": [0.0, 0.235], "showgrid": false, "ticks": "outside", "title": {"font": {"size": 10}, "text": "Parameter_1"}, "zeroline": false}, "yaxis14": {"anchor": "x14", "domain": [0.0, 0.235], "showgrid": false, "showticklabels": false, "ticks": "outside", "zeroline": false}, "yaxis15": {"anchor": "x15", "domain": [0.0, 0.235], "showgrid": false, "showticklabels": false, "ticks": "outside", "zeroline": false}, "yaxis16": {"anchor": "x16", "domain": [0.0, 0.235], "showgrid": false, "showticklabels": false, "ticks": "outside", "zeroline": false}, "yaxis2": {"anchor": "x2", "domain": [0.765, 1.0], "showgrid": false, "ticks": "outside", "visible": false, "zeroline": false}, "yaxis3": {"anchor": "x3", "domain": [0.765, 1.0], "showgrid": false, "ticks": "outside", "visible": false, "zeroline": false}, "yaxis4": {"anchor": "x4", "domain": [0.765, 1.0], "showgrid": false, "ticks": "outside", "visible": false, "zeroline": false}, "yaxis5": {"anchor": "x5", "domain": [0.51, 0.745], "showgrid": false, "ticks": "outside", "title": {"font": {"size": 10}, "text": "Material_1_SldParameter_0"}, "zeroline": false}, "yaxis6": {"anchor": "x6", "domain": [0.51, 0.745], "showgrid": false, "showticklabels": false, "ticks": "outside", "zeroline": false}, "yaxis7": {"anchor": "x7", "domain": [0.51, 0.745], "showgrid": false, "ticks": "outside", "visible": false, "zeroline": false}, "yaxis8": {"anchor": "x8", "domain": [0.51, 0.745], "showgrid": false, "ticks": "outside", "visible": false, "zeroline": false}, "yaxis9": {"anchor": "x9", "domain": [0.255, 0.49], "showgrid": false, "ticks": "outside", "title": {"font": {"size": 10}, "text": "Parameter_0"}, "zeroline": false}}}
